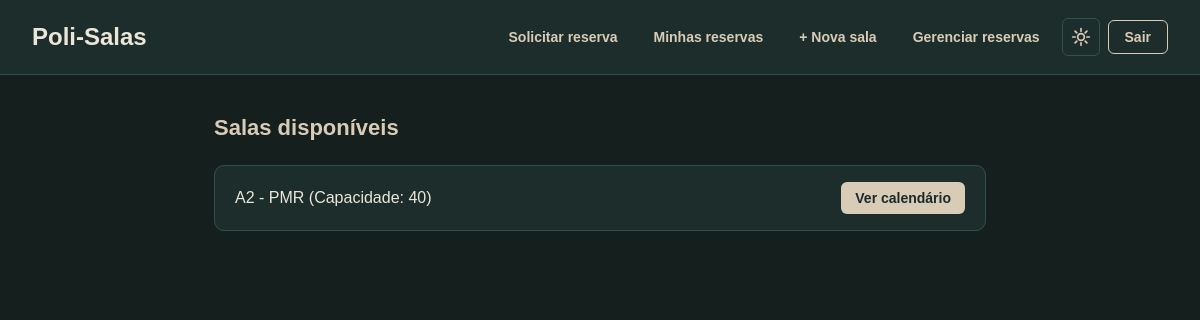
Page /alocacao-salas/ (signed in) on the earlier database version.
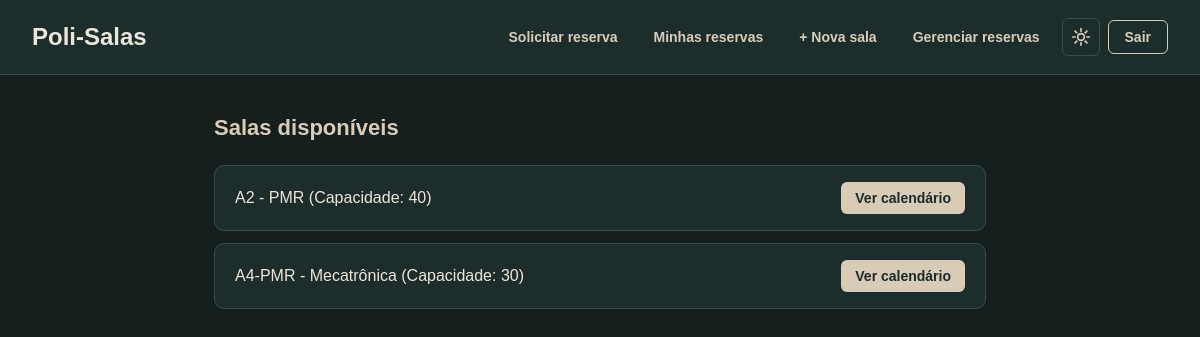
Same page on the later database version.
### reservas/models.py (models this page shows, shortened)
class Sala(models.Model):
    nome = models.CharField(max_length=50, unique=True)  # Ex: A2, A3, A5
    departamento = models.CharField(max_length=100)       # Ex: Mecatrônica / Engenharia
    capacidade = models.IntegerField(default=40)

### reservas/views.py (the view)
# urls.py: path('alocacao-salas/', views.lista_salas, name='lista_salas'),
@login_required
def lista_salas(request):
    salas = Sala.objects.all()
    return render(request, 'reservas/lista_salas.html', {'salas': salas})

### reservas/models.py (called while the page is built)
    @property
    def is_funcionario(self):
        return self.funcao == 'FUNCIONARIO' or self.is_superuser

### templates/reservas/lista_salas.html (shortened to what this page needs)
{% load static %}
<!DOCTYPE html>
<html lang="pt-br">
<head>
    <link rel="stylesheet" href="{% static 'style-lista-salas.css' %}">
</head>
<body>
    <header>
        <h1>Poli-Salas</h1>
        <nav>
            <a href="{% url 'solicitar_reserva' %}">Solicitar reserva</a>
            <a href="{% url 'minhas_reservas' %}">Minhas reservas</a>
            {% if request.user.is_authenticated and request.user.is_funcionario %}
                <a href="{% url 'cadastrar_sala' %}">+ Nova sala</a>
                <a href="{% url 'gerenciar_reservas' %}">Gerenciar reservas</a>
            {% endif %}
            <button type="button" id="botao-tema" class="botao-tema" aria-label="Alternar tema"></button>
            <form method="post" action="{% url 'logout' %}" style="display:inline;">
                <button type="submit">Sair</button>
            </form>
        </nav>
    </header>
    <main>
        <h2>Salas disponíveis</h2>
        <ul>
            {% for sala in salas %}
                <li>
                    {{ sala.nome }} - {{ sala.departamento }} (Capacidade: {{ sala.capacidade }})
                    <a href="{% url 'calendario_sala' sala.id %}">Ver calendário</a>
                </li>
            {% empty %}
                <li>Nenhuma sala cadastrada ainda.</li>
            {% endfor %}
        </ul>
    </main>
</body>
</html>

Differences in the rows shown:
added Sala: nome "A4-PMR", departamento "Mecatrônica", capacidade "30"
